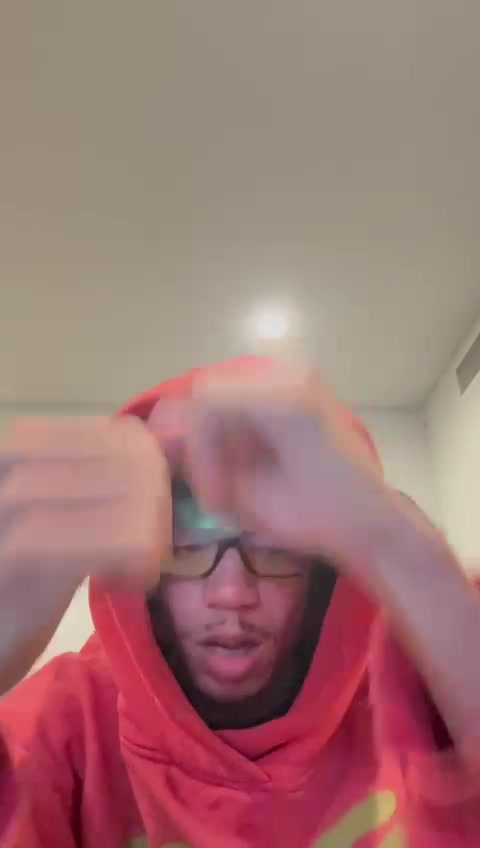
#> input picture backend/videos/0d576d4e-c7b5-40ec-a81b-2beca8b82110/frames/00043.jpg, 480 x 848 px
$ python -i script.py   (imports and definitions only)
#> lines starting #> are read from the running program, lines starting #| are printed output that depends on the picture; after the words box and inside, x2 and y2 are one past the last pixel; in counts of white or black regions, pixels touching at a corner belong together
import cv2
import numpy as np

def get_param(params, name, default, param_type, min_val=None, max_val=None):
    value = params.get(name, default)
    try:
        value = param_type(value)
        if min_val is not None:
            value = max(min_val, value)
        if max_val is not None:
            value = min(max_val, value)
    except (ValueError, TypeError):
        value = default
    return value

def rotate_image(image, angle, center=None):
    h, w = image.shape[:2]
    if center is None:
        center = (w // 2, h // 2)
    rotation_matrix = cv2.getRotationMatrix2D(center, angle, 1.0)
    rotated_image = cv2.warpAffine(image, rotation_matrix, (w, h))
    return rotated_image

def pixel_sort(image, mask, axis, style, thresh_min, thresh_max):
    # Convert image to the desired color space
    if style == 0:  # Sort by Hue
        hsv = cv2.cvtColor(image, cv2.COLOR_BGR2HSV)
        channel_to_sort = hsv[:, :, 0].astype(np.float32)  # Hue
    elif style == 1:  # Sort by Saturation
        hsv = cv2.cvtColor(image, cv2.COLOR_BGR2HSV)
        channel_to_sort = hsv[:, :, 1].astype(np.float32)  # Saturation
    else:  # Sort by Lightness (Brightness)
        grayscale = cv2.cvtColor(image, cv2.COLOR_BGR2GRAY)
        channel_to_sort = grayscale.astype(np.float32)

    # Normalize the channel to ensure values are in the range [0, 255]
    channel_to_sort = cv2.normalize(channel_to_sort, None, 0, 255, cv2.NORM_MINMAX)

    # Create a threshold mask
    threshold_mask = (channel_to_sort >= thresh_min) & (channel_to_sort <= thresh_max)
    pixel_mask = threshold_mask & mask  # Combine with the input mask

    # Check if any pixels pass the threshold and mask check
    if not np.any(pixel_mask):
        print("No pixels are within the specified threshold and mask.")
        return image  # Return original image if no pixels pass the mask

    sorted_image = image.copy()

    # Sort pixels based on the selected direction (0 for vertical, 1 for horizontal)
    if axis == 0:  # Vertical sorting
        for col in range(image.shape[1]):
            masked_indices = np.where(pixel_mask[:, col])[0]
            if len(masked_indices) > 0:
                sorted_indices = np.argsort(channel_to_sort[masked_indices, col])
                sorted_image[masked_indices, col] = image[masked_indices[sorted_indices], col]
    else:  # Horizontal sorting
        for row in range(image.shape[0]):
            masked_indices = np.where(pixel_mask[row, :])[0]
            if len(masked_indices) > 0:
                sorted_indices = np.argsort(channel_to_sort[row, masked_indices])
                sorted_image[row, masked_indices] = image[row, masked_indices[sorted_indices]]

    return sorted_image

def apply_effect(frame, mask=None, **params):
    if not params:
        params = {}

    # Extract parameters with validation
    threshold_min = get_param(params, "threshold_min", 0, int, 0, 255)
    threshold_max = get_param(params, "threshold_max", 255, int, 0, 255)
    angle = get_param(params, "angle", 0, float, 0, 360)
    resolution = get_param(params, "resolution", 1, int, 1, 10)
    noise_amount = get_param(params, "noise_amount", 0, int, 0, 100)
    noise_scale = get_param(params, "noise_scale", 1.0, float, 0.1, 10.0)
    sorting_direction = get_param(params, "sorting_direction", 0, int, 0, 1)
    sorting_style = get_param(params, "sorting_style", 0, int, 0, 2)
    opacity = get_param(params, "opacity", 1.0, float, 0.0, 1.0)
    expand = get_param(params, "expand", 0, int, -50, 50)  # Expand/shrink mask size

    # Apply rotation if needed
    if angle != 0:
        frame = rotate_image(frame, angle)

    # Resize for faster processing
    h, w = frame.shape[:2]
    resized_frame = cv2.resize(frame, (w // resolution, h // resolution))

    # Handle the mask resizing and expansion
    if mask is not None:
        mask = cv2.resize(mask, (w // resolution, h // resolution), interpolation=cv2.INTER_NEAREST)
        if expand != 0:
            expanded_mask = cv2.dilate(mask.astype(np.uint8), None, iterations=abs(expand)) if expand > 0 else \
                            cv2.erode(mask.astype(np.uint8), None, iterations=abs(expand))
            mask = expanded_mask.astype(bool)
    else:
        mask = np.ones(resized_frame.shape[:2], dtype=bool)  # Use a default mask if none is provided

    # Apply pixel sorting within the mask
    sorted_image = pixel_sort(resized_frame, mask, sorting_direction, sorting_style, threshold_min, threshold_max)

    # Upscale the sorted image back to the original resolution
    output_frame = cv2.resize(sorted_image, (w, h))

    # Add noise if required
    if noise_amount > 0:
        noise = np.random.normal(0, noise_scale, output_frame.shape).astype(np.uint8)
        output_frame = cv2.addWeighted(output_frame, 1 - (noise_amount / 100), noise, noise_amount / 100, 0)

    # Blend with original frame based on opacity
    if opacity < 1.0:
        output_frame = cv2.addWeighted(frame, 1 - opacity, output_frame, opacity, 0)

    return output_frame

>>> import cv2
>>> picture = cv2.imread('../../videos/0d576d4e-c7b5-40ec-a81b-2beca8b82110/frames/00043.jpg')
#> picture is the input picture: shape (848, 480, 3); mean B, G, R 115.5, 117, 160
>>> result = apply_effect(picture)
#> in pixel_sort, `hsv = cv2.cvtColor(image, cv2.COLOR_BGR2HSV)`: hsv: shape (848, 480, 3); mean H, S, V 77.8, 83.3, 160.1
#> in pixel_sort, `channel_to_sort = hsv[:, :, 0].astype(np.float32)`:
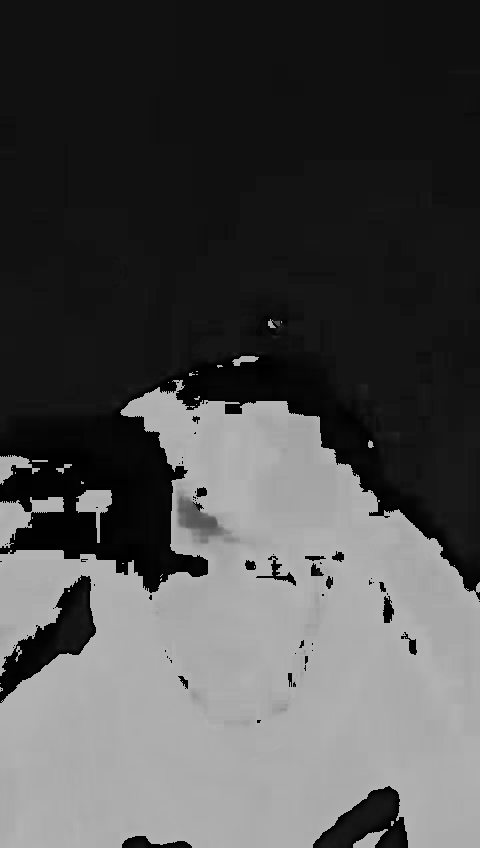
#> channel_to_sort: shape (848, 480) float32; min 0, max 179, mean 77.8
#> in pixel_sort, `channel_to_sort = cv2.normalize(channel_to_sort, None, 0, 255, cv2.NOR..`:
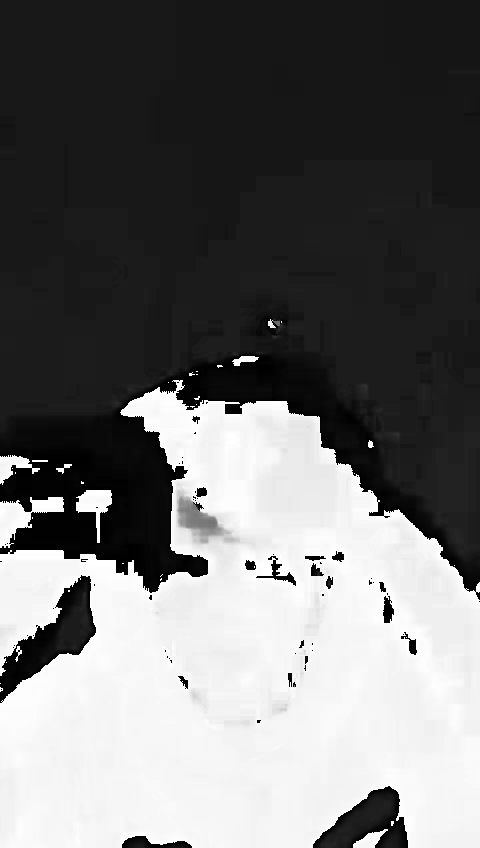
#> channel_to_sort: shape (848, 480) float32; min 0, max 255, mean 110.8; drawn with min black and max white
#> in pixel_sort, `threshold_mask = (channel_to_sort >= thresh_min) & (channel_to_sort <=..`:
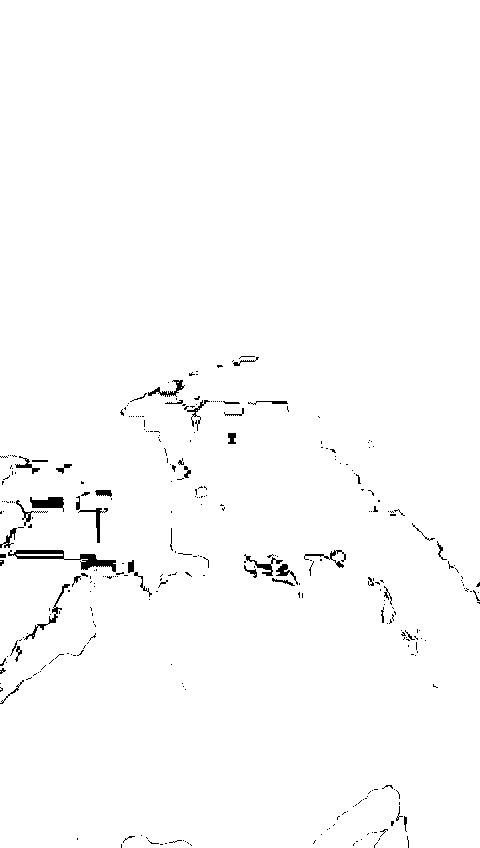
#> threshold_mask: shape (848, 480) bool; 98.7% white; 320 black regions (275 under 20 px), largest, box (x1, y1, x2, y2) and area: (8, 550, 116, 572) 734, (30, 497, 64, 512) 312, (24, 584, 70, 640) 231
#> after the loop in pixel_sort, `for col in range(image.shape[1]):`:
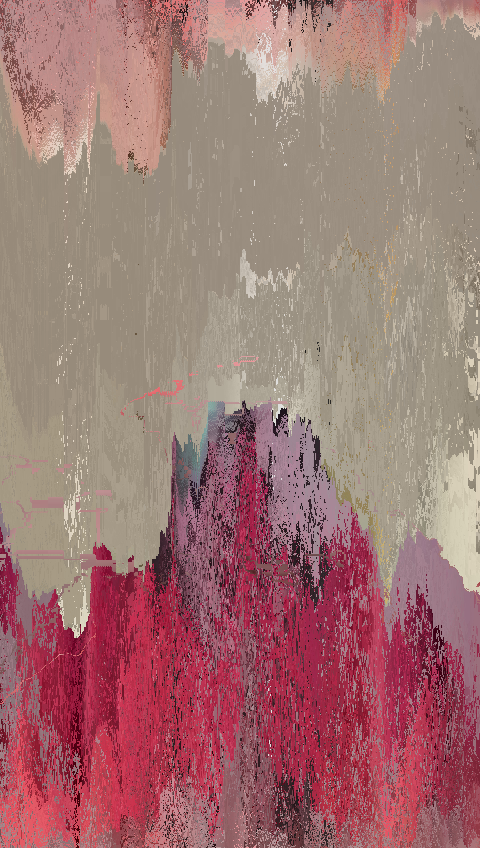
#> sorted_image: shape (848, 480, 3); mean B, G, R 115.5, 117, 160

$ run again, on backend/videos/0d576d4e-c7b5-40ec-a81b-2beca8b82110/frames/00073.jpg
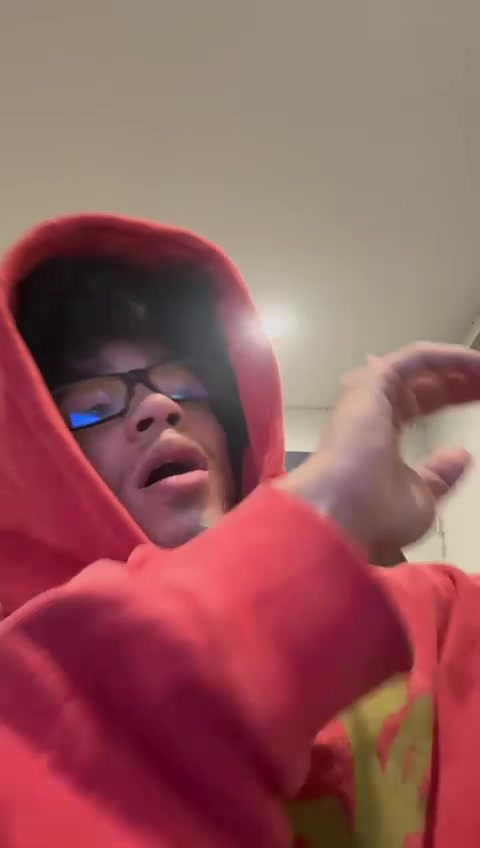
#> input picture backend/videos/0d576d4e-c7b5-40ec-a81b-2beca8b82110/frames/00073.jpg, 480 x 848 px
#> picture is the input picture: shape (848, 480, 3); mean B, G, R 92.9, 91.1, 146.9
#> hsv: shape (848, 480, 3); mean H, S, V 98, 111.6, 147.1
#> in pixel_sort, `threshold_mask = (channel_to_sort >= thresh_min) & (channel_to_sort <=..`:
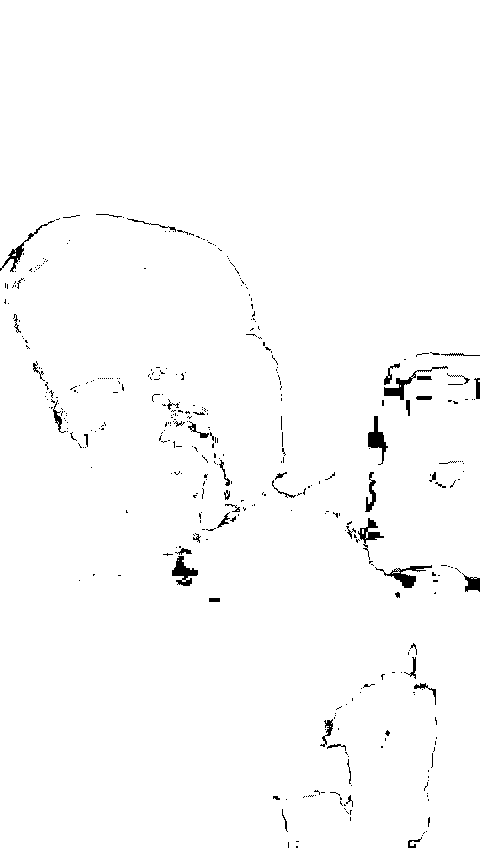
#> threshold_mask: shape (848, 480) bool; 98.6% white; 384 black regions (336 under 20 px), largest, box (x1, y1, x2, y2) and area: (375, 565, 432, 588) 378, (368, 416, 388, 465) 369, (172, 556, 198, 586) 369
#> after the loop in pixel_sort, `for col in range(image.shape[1]):`:
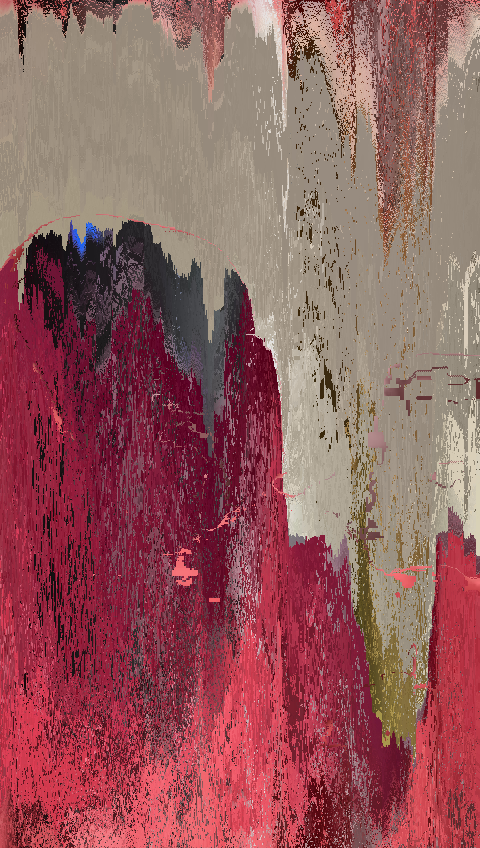
#> sorted_image: shape (848, 480, 3); mean B, G, R 92.9, 91.1, 146.9

$ run again, on backend/videos/0d576d4e-c7b5-40ec-a81b-2beca8b82110/frames/00078.jpg
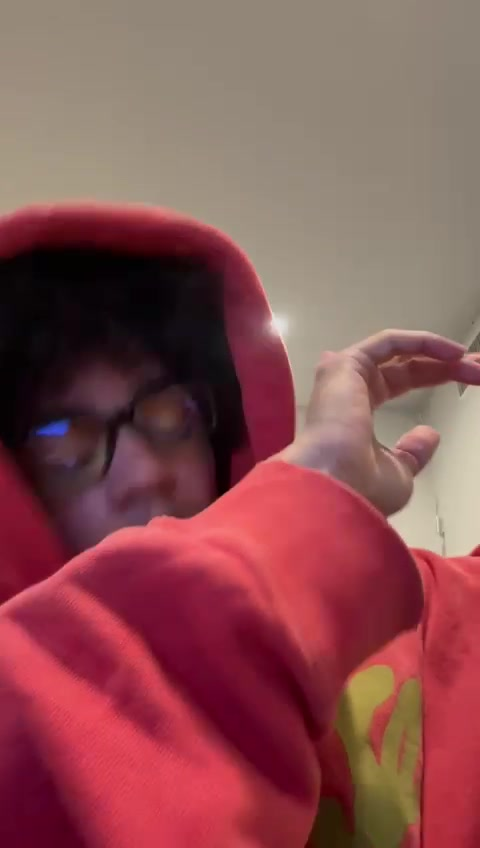
#> input picture backend/videos/0d576d4e-c7b5-40ec-a81b-2beca8b82110/frames/00078.jpg, 480 x 848 px
#> picture is the input picture: shape (848, 480, 3); mean B, G, R 82.3, 80.2, 137.2
#> hsv: shape (848, 480, 3); mean H, S, V 103.2, 125, 137.3
#> in pixel_sort, `threshold_mask = (channel_to_sort >= thresh_min) & (channel_to_sort <=..`:
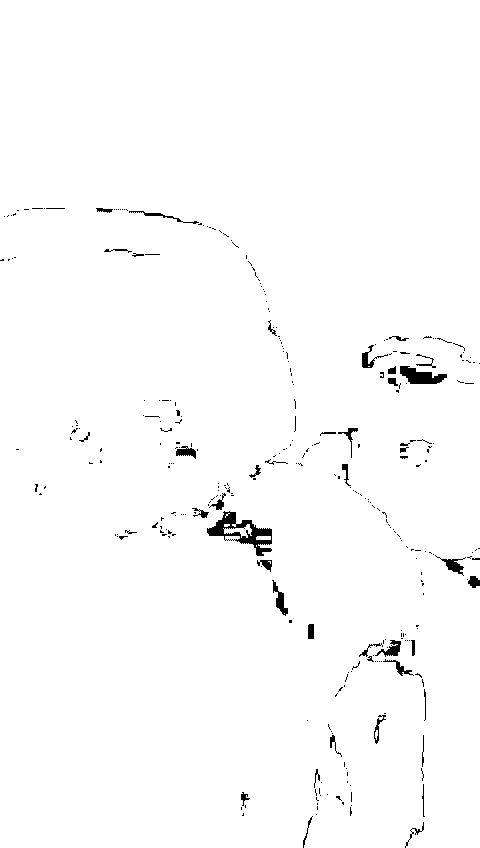
#> threshold_mask: shape (848, 480) bool; 98.6% white; 313 black regions (270 under 20 px), largest, box (x1, y1, x2, y2) and area: (207, 511, 272, 556) 1013, (400, 366, 447, 384) 499, (272, 580, 288, 616) 206
#> after the loop in pixel_sort, `for col in range(image.shape[1]):`:
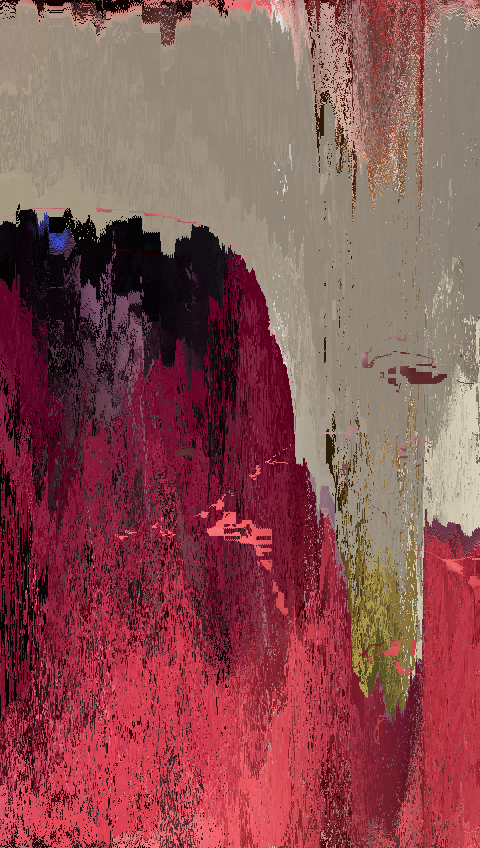
#> sorted_image: shape (848, 480, 3); mean B, G, R 82.3, 80.2, 137.2

$ run again, on backend/videos/0d576d4e-c7b5-40ec-a81b-2beca8b82110/frames/00081.jpg
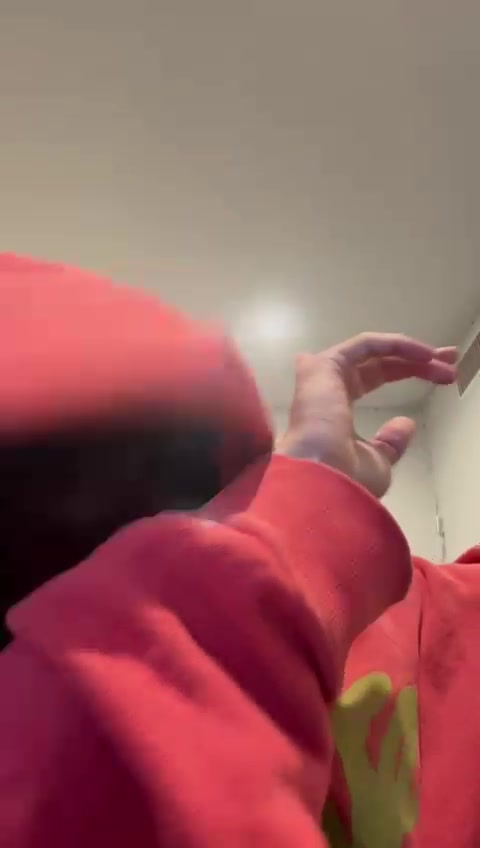
#> input picture backend/videos/0d576d4e-c7b5-40ec-a81b-2beca8b82110/frames/00081.jpg, 480 x 848 px
#> picture is the input picture: shape (848, 480, 3); mean B, G, R 93.9, 93.5, 151.8
#> hsv: shape (848, 480, 3); mean H, S, V 93.1, 115.8, 151.8
#> in pixel_sort, `threshold_mask = (channel_to_sort >= thresh_min) & (channel_to_sort <=..`:
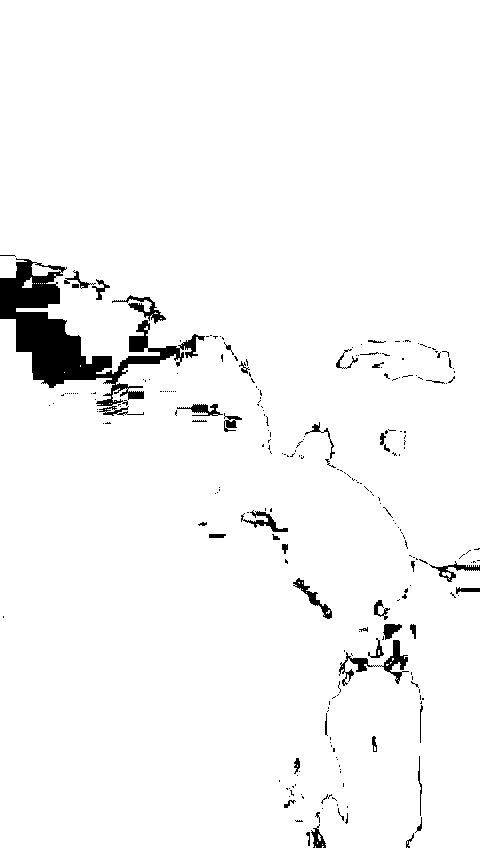
#> threshold_mask: shape (848, 480) bool; 96.6% white; 246 black regions (200 under 20 px), largest, box (x1, y1, x2, y2) and area: (0, 258, 205, 416) 8471, (339, 640, 409, 686) 747, (112, 295, 166, 324) 398
#> after the loop in pixel_sort, `for col in range(image.shape[1]):`:
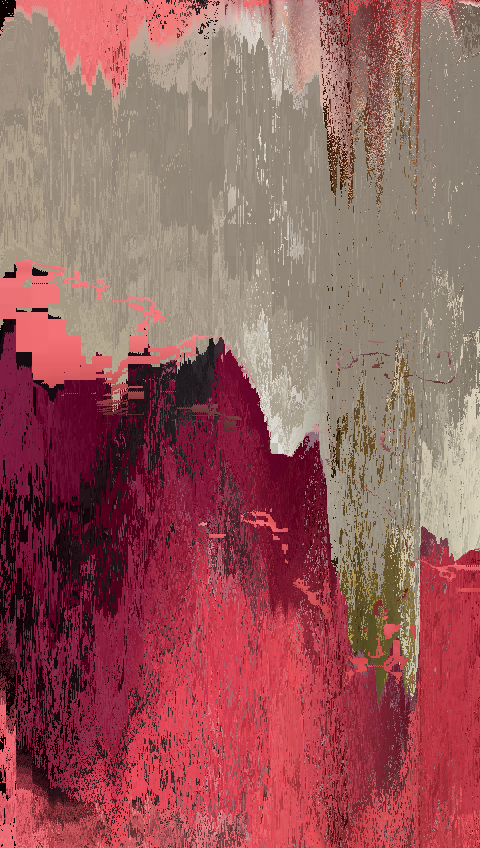
#> sorted_image: shape (848, 480, 3); mean B, G, R 93.9, 93.5, 151.8
